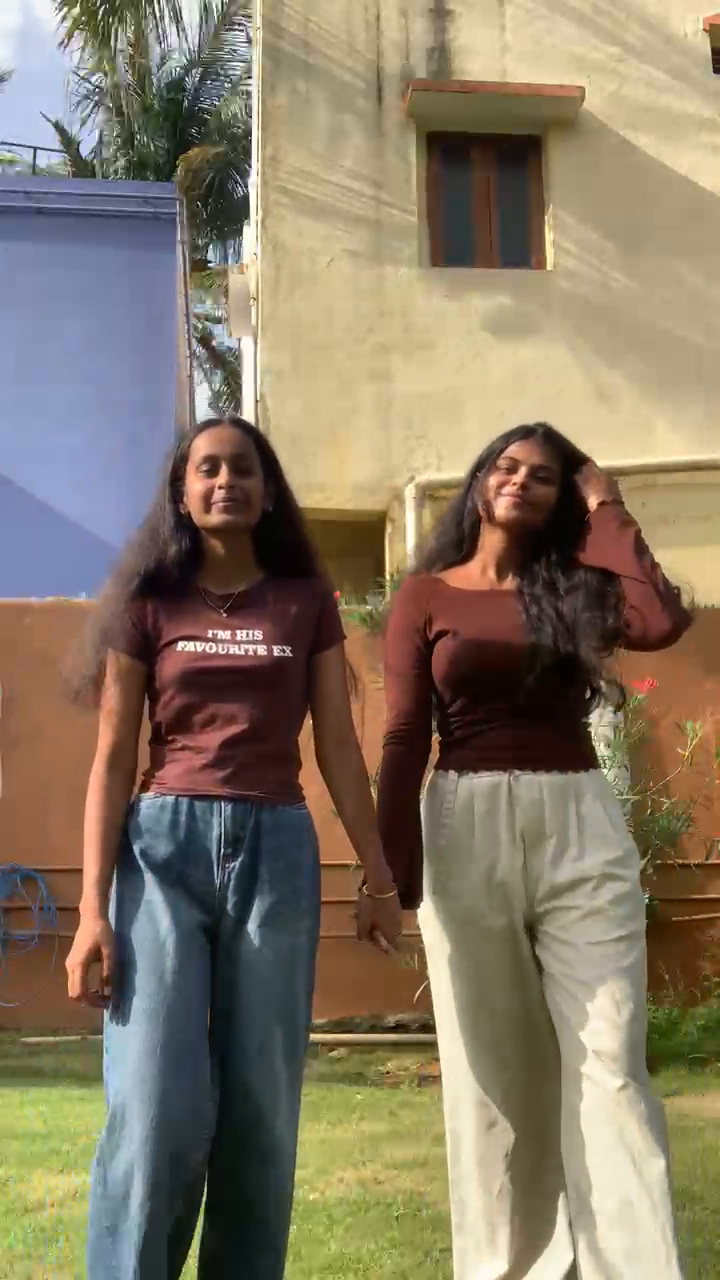
#> input picture frame 89 of sample_full.mp4, 720 x 1280 px
$ python trim.py
#> lines starting #> are read from the running program, lines starting #| are printed output that depends on the picture
import cv2

src = cv2.VideoCapture("sample_full.mp4")
fps = src.get(cv2.CAP_PROP_FPS)
w = int(src.get(cv2.CAP_PROP_FRAME_WIDTH))
h = int(src.get(cv2.CAP_PROP_FRAME_HEIGHT))
out = cv2.VideoWriter("sample.mp4", cv2.VideoWriter_fourcc(*"mp4v"), fps, (w, h))

start = int(3.0 * fps)    # start of the steady part
end = int(11.5 * fps)     # end of the steady part
src.set(cv2.CAP_PROP_POS_FRAMES, start)
for _ in range(end - start):
    ok, frame = src.read()
    if not ok:
        break
    out.write(frame)

src.release()
out.release()
print("Saved sample.mp4 (about 8.5 seconds)")

$ run again, starting later in the video
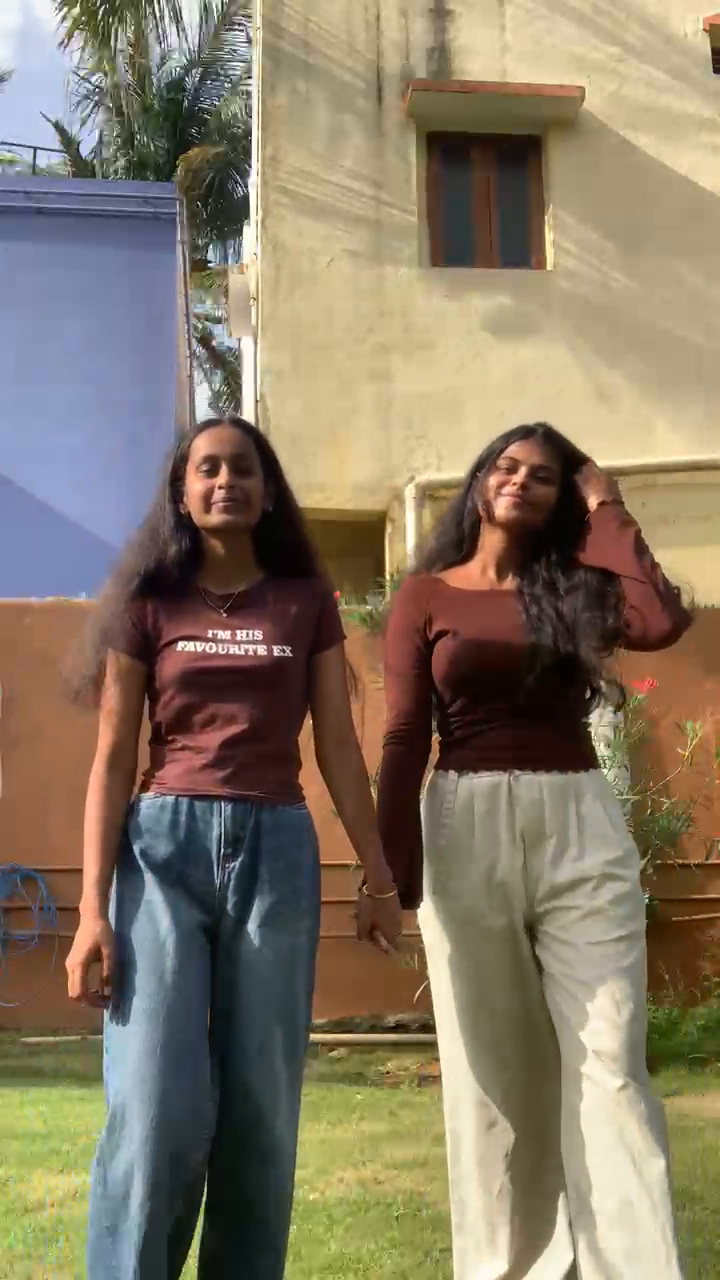
#> input picture frame 89 of sample_full.mp4, 720 x 1280 px

$ run again, starting later in the video
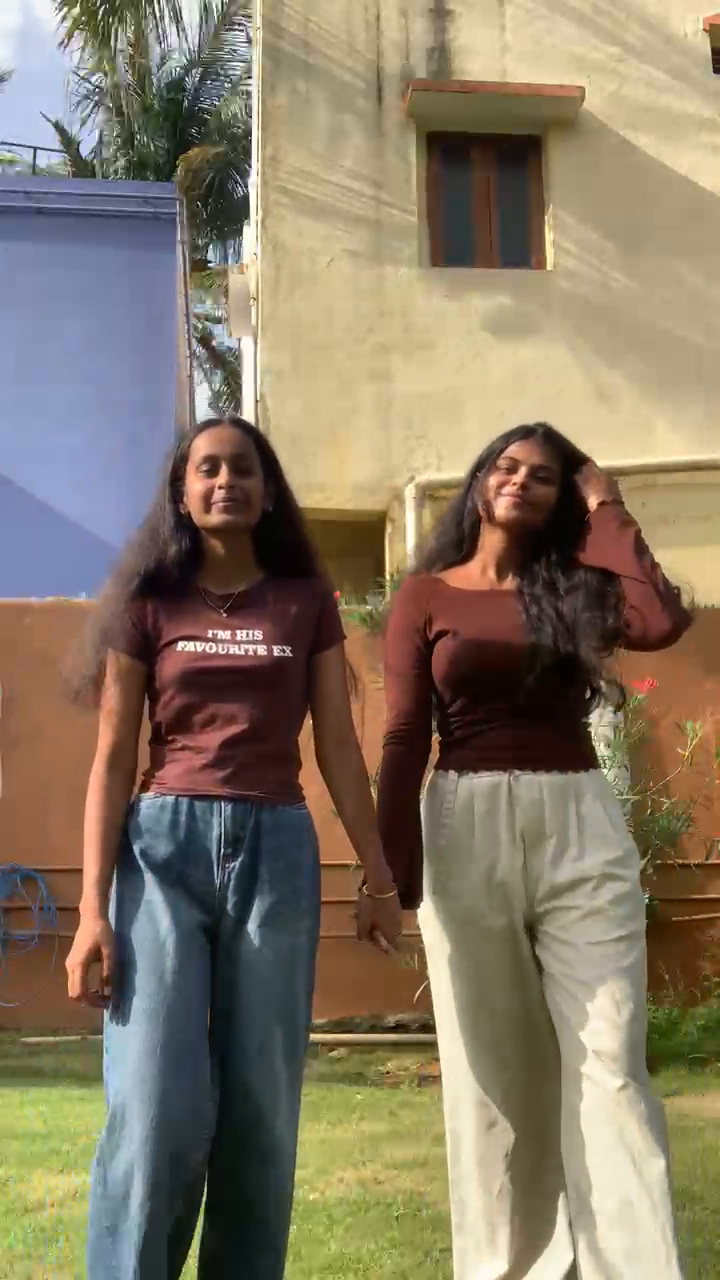
#> input picture frame 89 of sample_full.mp4, 720 x 1280 px
